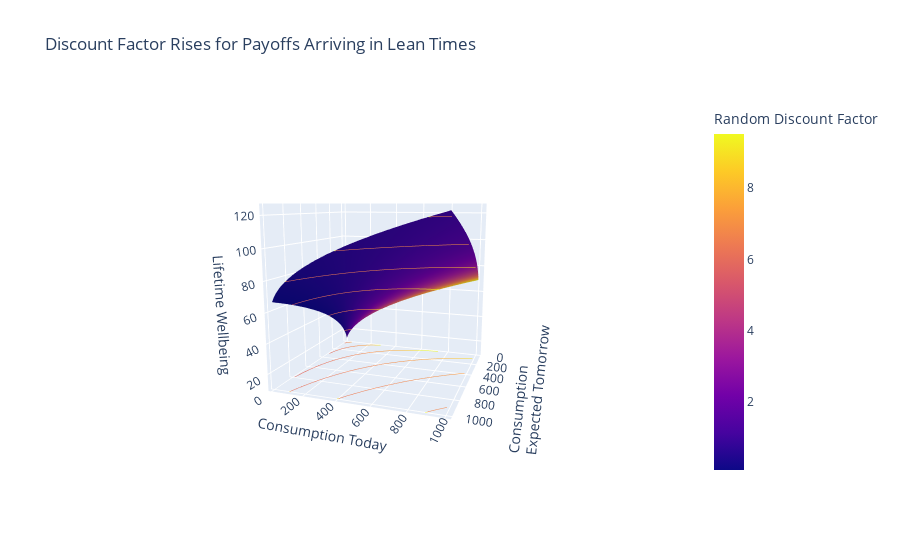

Here is the notebook cell this chart was saved with:
### Code cell
titles_axes = dict(
    yaxis_title_text="Consumption Today",
    xaxis_title_text='Consumption <br>Expected Tomorrow', 
    zaxis_title_text="Lifetime Wellbeing"
    )

fig = go.Figure(
    data=[
        go.Surface(
            # axes ordered for easier user interaction
            x=ranges_consumption_tomorrow, 
            y=ranges_consumption_today, 
            z=grid_lifetime_wellbeing, 
            surfacecolor=grid_stochastic_discount_factor, 
            colorbar=dict(title='Random Discount Factor'),
            customdata=coordinates,
            hovertemplate=(
                "Consumption Today: %{y}<br>" + 
                "Consumption Expected Tomorrow: %{x}<br>" + 
                "Random Discount Factor: %{customdata[2]}<br>" + 
                "Lifetime Wellbeing: %{z}<br>" + 
                "<extra></extra>" # remove trace name
                )
            )
        ]
    )

fig.update_traces(
    contours_z=dict(show=True, usecolormap=True, highlightcolor="limegreen", project_z=True),
    )

# better view in the web browser when autosize allowed
fig.update_layout(
    title=dict(text='Discount Factor Rises for Payoffs Arriving in Lean Times'), 
    scene_camera_eye=dict(x=2.5, y=0.88, z=0.5)
    )

# 3d plots axis titles have special access method, vs 2d
# reference: https://community.plotly.com/t/how-to-update-x-y-and-z-axes-titles-for-3d-surface-plots-within-a-subplot/45495
fig.update_scenes(**titles_axes)

fig.show()

fig.write_html("./docs/discount_factor_varies_with_consumption.html", include_plotlyjs='cdn')

### Figure 1 — Plotly figure (JSON) as saved in the notebook; plotly's stock layout.template omitted (floating-point values rounded to 4 significant figures; data arrays with more than 128 entries replaced by an {"elided": "..."} marker saying what was removed)
{"data": [{"colorbar": {"title": {"text": "Random Discount Factor"}}, "contours": {"z": {"highlightcolor": "limegreen", "project": {"z": true}, "show": true, "usecolormap": true}}, "customdata": {"elided": "29403 float values"}, "hovertemplate": "Consumption Today: %{y}<br>Consumption Expected Tomorrow: %{x}<br>Random Discount Factor: %{customdata[2]}<br>Lifetime Wellbeing: %{z}<br><extra></extra>", "surfacecolor": {"elided": "99x99 float values"}, "type": "surface", "x": {"elided": "99x99 int values"}, "y": {"elided": "99x99 int values"}, "z": {"elided": "99x99 float values"}}], "layout": {"scene": {"camera": {"eye": {"x": 2.5, "y": 0.88, "z": 0.5}}, "xaxis": {"title": {"text": "Consumption <br>Expected Tomorrow"}}, "yaxis": {"title": {"text": "Consumption Today"}}, "zaxis": {"title": {"text": "Lifetime Wellbeing"}}}, "title": {"text": "Discount Factor Rises for Payoffs Arriving in Lean Times"}}}
